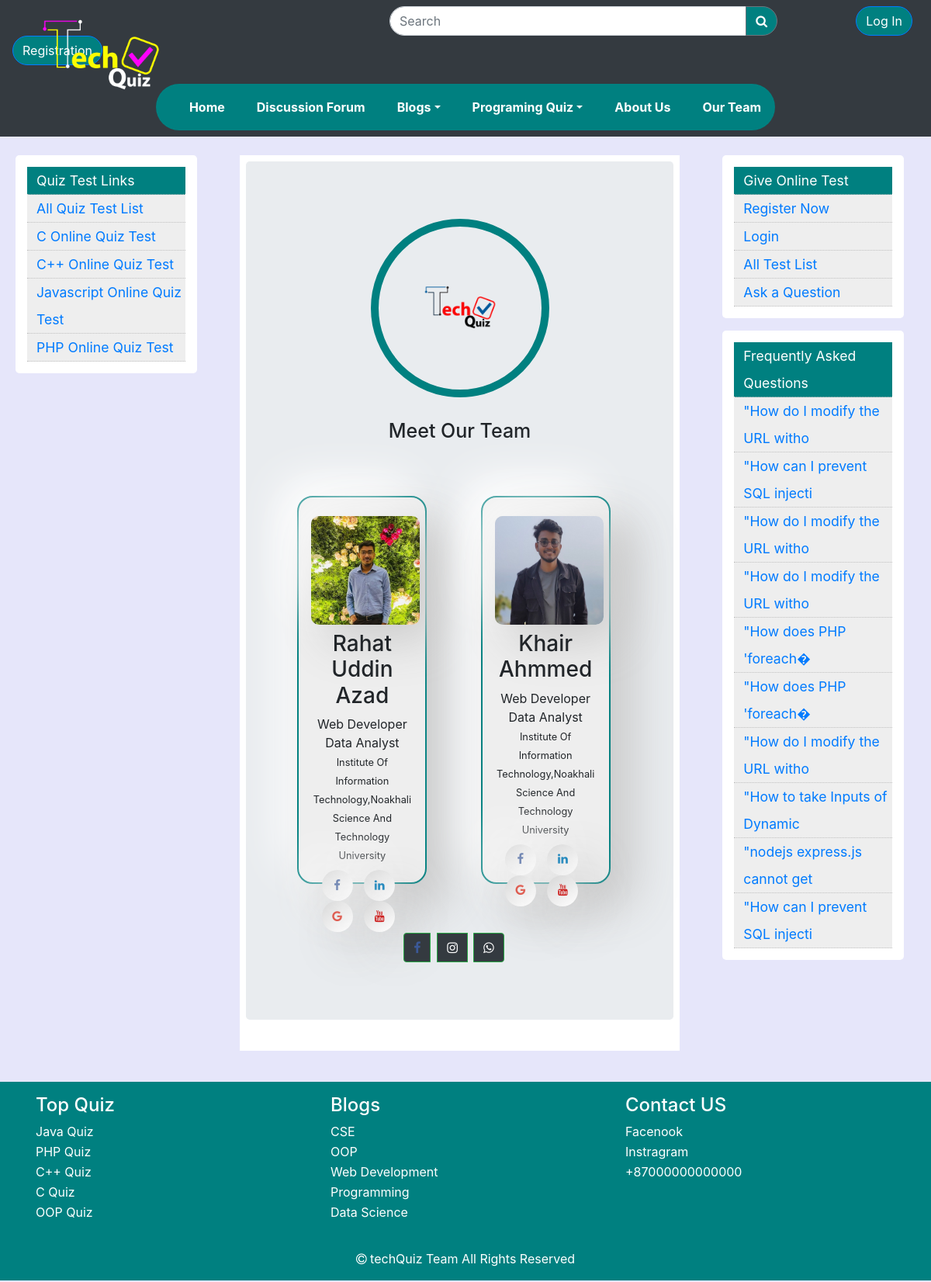
/our-team.php, run on the app's committed database.
### tables this page shows
CREATE TABLE `discussion_questions` (
  `id` int(11) NOT NULL,
  `cat_id` int(11) NOT NULL,
  `title` varchar(500) NOT NULL,
  `description` varchar(1000) NOT NULL,
  `code_snippet` varchar(2000) NOT NULL,
  `posted_by` int(11) NOT NULL,
  `date` timestamp NULL DEFAULT current_timestamp()
);

### php-layout-files/right-side-bar.php (the view, shortened to what this page needs)
<div class="col-lg-3 col-md-12 col-12 right-col">
    <div class="right-div">
        <div class="right-col-ul">
            <li class="left_col_main_topic">Give Online Test</li>
            <?php if (!isset($_SESSION['login'])) {       ?>
                <li><a href="/Online%20Quiz%20System/signup.php">Register Now</a></li>
                <li><a href="/Online%20Quiz%20System/login.php">Login</a></li>
            <?php } ?>
            <li><a href="/Online%20Quiz%20System/all_test.php">All Test List</a></li>
            <li><a href="/Online%20Quiz%20System/ask-question.php">Ask a Question</a></li>
        </div>
    </div>
    <?php
    $sql = "SELECT * FROM discussion_questions ORDER by rand() LIMIT 10";
    $result = $con->query($sql);
    ?>
    <div class="right-div  sticky-top my-3">
        <div class="right-col-ul">
            <li class="left_col_main_topic">Frequently Asked Questions</li>
            <?php
            foreach ($result as $key => $value) {
            ?>
                <li><a  href="single-question.php?question_id=<?php echo $value['id'] ?>"><?php
                echo  substr($value['title'], 0, 30);
                ?></a></li>
            <?php }
            ?>
        </div>
    </div>
</div>

### our-team.php (shortened to what this page needs)
<!doctype html>
<html lang="en">
<head>
    <?php include_once('php-layout-files/css-links.php'); ?>
</head>
<body>
    <?php include_once('scripts/mql_connection.php'); ?>
    <?php include_once('php-layout-files/header.php'); ?>
    <section>
        <div class="row mt-4">
            <?php include('php-layout-files/left-side-bar.php')  ?>
            <div class="col-lg-6 col-md-12 center-col col-12">
                <div class="center-div p-2">
                    <div class="jumbotron">
                        <div class="front-logo">
                            <img src="images/logo-01.png" alt="" srcset="">
                        </div>
                        <div class="details">
                            <p class="heading text-center ">Meet Our Team</p>
                            <div class="d-flex justify-content-center">
                                <div class="row">
                                    <div class="col-md-5 mx-auto">
                                        <div class="card p-3 py-4 mt-5 mb-5">
                                            <div class="text-center"> <img src="images/rahat.jpg" width="100" class="rounded-circle">
                                                <h3 class="mt-2">Rahat Uddin Azad</h3> <span class="mt-1 clearfix">Web Developer</span> <span class="mt-1 clearfix">Data Analyst</span> <small class="mt-2">Institute Of Information Technology,Noakhali Science And Technology University</small>
                                                <div class="social-buttons mt-2"> <button class="neo-button"><i class="fa fa-facebook fa-1x"></i> </button> <button class="neo-button"><i class="fa fa-linkedin fa-1x"></i></button> <button class="neo-button"><i class="fa fa-google fa-1x"></i> </button> <button class="neo-button"><i class="fa fa-youtube fa-1x"></i> </button> </div>
                                            </div>
                                        </div>
                                    </div>
                                    <div class="col-md-5 mx-auto">
                                        <div class="card p-3 py-4 mt-5">
                                        <div class="text-center"> <img src="images/Khair.jpg" >
                                                <h3 class="mt-2">Khair Ahmmed</h3> <span class="mt-1 clearfix">Web Developer</span> <span class="mt-1 clearfix">Data Analyst</span> <small class="mt-2">Institute Of Information Technology,Noakhali Science And Technology University</small>
                                                <div class="social-buttons mt-2"> <button class="neo-button"><i class="fa fa-facebook fa-1x"></i> </button> <button class="neo-button"><i class="fa fa-linkedin fa-1x"></i></button> <button class="neo-button"><i class="fa fa-google fa-1x"></i> </button> <button class="neo-button"><i class="fa fa-youtube fa-1x"></i> </button> </div>
                                            </div>
                                        </div>
                                    </div>
                                </div>
                            </div>
                        </div>
                        <div class="row">
                            <div class="btn-group mx-auto" role="group" aria-label="">
                                <a href="https://www.w3schools.com/cpp/" class="btn btn-success bg-dark text-white"><i class="fa fa-facebook" aria-hidden="true"></i></a>
                                <a href="https://www.java.com/en/" class="btn btn-success bg-dark mx-2"><i class="fa fa-instagram" aria-hidden="true"></i></a>
                                <a href="https://www.python.org/" class="btn btn-success bg-dark"><i class="fa fa-whatsapp" aria-hidden="true"></i></a>
                            </div>
                        </div>
                    </div>
                </div>
            </div>
            <?php
            include('php-layout-files/right-side-bar.php')
            ?>
        </div>
    </section>
    <?php
    include('php-layout-files/footer.php')
    ?>
</body>
</html>

### php-layout-files/css-links.php (shortened to what this page needs)
<link rel="stylesheet" href="css/style.css">
<link rel="stylesheet" href="https://use.fontawesome.com/releases/v5.1.1/css/all.css">
<link rel="stylesheet" href="https://stackpath.bootstrapcdn.com/bootstrap/4.3.1/css/bootstrap.min.css">
<link rel="stylesheet" href="https://maxcdn.bootstrapcdn.com/font-awesome/4.7.0/css/font-awesome.min.css">

### php-layout-files/header.php (shortened to what this page needs)
<div class="logo">
<form action="search-results.php" method="post">
<nav class="navbar navbar-dark bg-dark upper-navbar">
    <div class="input-group">
        <input type="text"required class="form-control" name="search_text" placeholder="Search ">
        <div class="input-group-append">
            <button class="btn search-icon btn-secondary" name="submit" type="submit">
                <i class="fa fa-search"></i>
            </button>
        </div>
    </div>
    </form>
    <?php if (isset($_SESSION['user_id'])) {
    ?>
        <div class="nav-item dropdown mr-5">
            <a class="nav-link dropdown-toggle profile-icon text-white" href="#" id="dropdownId" data-toggle="dropdown" aria-haspopup="true" aria-expanded="false">
                <img src="
           <?php if ($_SESSION['gender'] == 1 || $_SESSION['gender'] == 3) {
                echo 'images/male-profile-pic.jpg';
            } else {
                echo 'images/female-profile-icon.png';
            }
            ?>" alt="" srcset=""><?php echo $_SESSION['name'] ?>
            </a>
            <div class="dropdown-menu" aria-labelledby="dropdownId">
                <a class="dropdown-item" href="profile_page.php?profile_id=<?php echo $_SESSION['user_id'] ?>">Profile</a>
                <div class="dropdown-divider"></div>
                <a class="dropdown-item" href="/Online%20Quiz%20System/view_result_history.php">Previous Quiz Result</a>
                <div class="dropdown-divider"></div>
                <a class="dropdown-item" href="#">Feedback</a>
                <div class="dropdown-divider"></div>
                <a class="dropdown-item" href="/Online%20Quiz%20System/scripts/logout.php">Log out</a>
            </div>
        </div>
    <?php
    } else { ?>
        <a name="" id="" class="btn btn-primary log-in-btn mr-2 curve-btn" href="login.php" role="button">Log In</a>
        <a name="" id="" class="btn btn-primary reg-btn curve-btn" href="signup.php" role="button">Registration</a>
    <?php
    } ?>
<div class="navigation">
    <nav class="navbar navbar-expand-lg navbar-dark bg-dark">
        <div class="collapse navbar-collapse" id="collapsibleNavId">
            <ul class="navbar-nav mr-auto mt-2 mx-auto">
                <li class="nav-item active">
                    <a class="nav-link" href="index.php">Home </a>
                </li>
                <li class="nav-item ">
                    <a class="nav-link" href="questions-list.php?cat_id=0">Discussion Forum</a>
                </li>
                <li class="nav-item dropdown">
                    <a class="nav-link dropdown-toggle" href="#" id="dropdownId" data-toggle="dropdown" aria-haspopup="true" aria-expanded="false">Blogs</a>
                </li>
                <li class="nav-item dropdown">
                    <a class="nav-link dropdown-toggle" href="#" id="dropdownId" data-toggle="dropdown" aria-haspopup="true" aria-expanded="false">Programing Quiz</a>
                </li>
                <li class="nav-item ">
                    <a class="nav-link" href="about-us.php">About Us</a>
                </li> <li class="nav-item ">
                    <a class="nav-link" href="our-team.php">Our Team</a>
                </li>
            </ul>
        </div>
    </nav>
</div>
<a href="index.php"><div class="content">
<img src="images/logo-02.png"/>
</div></a>
</div>

### php-layout-files/left-side-bar.php
<div class="col-lg-3 col-md-12 col-12 left-col " >
    <div class="left-div sticky-top">
        <div class="left-col-ul mx-auto">
            <li class="left_col_title">Quiz Test Links</li>
            <li><a href="/Online%20Quiz%20System/all_test.php">All Quiz Test List</a></li>
            <li><a href="/Online%20Quiz%20System/indi_quiz_test.php?cat_id=4">C Online Quiz Test</a></li>
            <li><a href="/Online%20Quiz%20System/indi_quiz_test.php?cat_id=4">C++ Online Quiz Test</a></li>
            <li><a href="/Online%20Quiz%20System/indi_quiz_test.php?cat_id=3">Javascript Online Quiz Test</a></li>
            <li><a href="/Online%20Quiz%20System/indi_quiz_test.php?cat_id=2">PHP Online Quiz Test</a></li>
        </div>
    </div>
</div>

### php-layout-files/footer.php
<div class="footer">
        <div class="container">
            <div class="row">
                <div class="col-md-4 p-3 mx-auto">
                    <h4>Top Quiz</h4>
                    <p>Java Quiz</p>
                    <p>PHP Quiz</p>
                    <p>C++ Quiz</p>
                    <p>C Quiz</p>
                    <p>OOP Quiz</p>
                </div>
                <div class="col-md-4 p-3 mx-auto">
                    <h4>Blogs</h4>
                    <p>CSE</p>
                    <p>OOP</p>
                    <p>Web Development</p>
                    <p>Programming</p>
                    <p>Data Science</p>
                </div>
                <div class="col-md-4 p-3 mx-auto">
                    <h4>Contact US</h4>
                    <p>Facenook</p>
                    <p>Instragram</p>
                    <p>+87000000000000</p>
                </div>
            </div>
            <p class="text-center py-3"><i class="fa fa-copyright" aria-hidden="true"></i> techQuiz Team All Rights
                Reserved</p>
        </div>
    </div>

### css/style.css (style rules this page uses)
.upper-navbar .input-group { width: 500px !important; margin-right: auto; margin-left: 486px; }
.upper-navbar .form-control { border-radius: 50px 0 0 50px !important; }
.search-icon { border-radius: 0 50px 50px 0 !important; background-color: #008080!important; }
.curve-btn { border-radius: 50px 50px 50px 50px !important; }
.log-in-btn { background-color: #008080!important; }
.reg-btn { background-color: #008080!important; }
.logo { position: relative; }
.logo .content img { position: absolute; top: -20px; left: 40px; width: 180px; z-index: 1000; }
body { margin: 0; padding: 0; background: rgb(230,230,250)!important; position: relative; }
.navigation { width: 100%; }
.navigation .nav-item { margin-left: 25px; }
.navigation .navbar-nav { background-color: #008080; padding:10px!important; border-radius: 50px 50px 50px 50px !important; }
.navigation .nav-item .nav-link { color: white!important; font-weight: bold!important; }
section { min-height: 100vh; }
section .row { margin-right: 0; }
section .left-col .left-div { margin:0 20px; background-color: white; padding: 15px; border-radius: 5px; }
section .left-col li { background-color: #eee; padding-left: 12px; list-style-type: none; line-height: 35px; border-bottom: 1px dotted silver; font-size: 110%; }
section .right-col .right-div { background-color: white; margin:0 20px; background-color: white; padding: 15px; border-radius: 5px; }
section .right-col li { background-color: #eee; padding-left: 12px; list-style-type: none; line-height: 35px; border-bottom: 1px dotted silver; font-size: 110%; }
section .center-col .center-div { background-color: white; margin: 0 5px; }
section .center-col .center-div .details { margin: 15px; }
section .center-col .center-div .btn-group { margin-bottom: 10px; }
.left_col_title,.left_col_main_topic { background-color:#008080!important; color: white; }
.footer { background-color: #008080!important; color: white; margin-top: 40px; }
.footer p { margin: 2px 0px; }

### our-team.php (style rules this page uses)
.center-div .front-logo { padding: 10px; }
.center-div .front-logo img { width: 230px; margin-left: auto; margin-right: auto; display: block; border-radius: 50%; border: 10px solid #008080; }
.center-div .details .heading { font-size: 25px; font-weight: 500; }
.card { border-radius: 20px; height: 500px; background: #eeeeee; box-shadow: 30px 30px 60px #cacaca, -20px -20px 60px #ffffff; border: 2px solid #008080; }
.card img { border-radius: 10px!important; width: 140px!important; height: 140px!important; background: linear-gradient(145deg, #d6d6d6, #ffffff); box-shadow: 20px 20px 60px #cacaca, -20px -20px 60px #ffffff }
.neo-button { width: 40px; height: 40px; outline: 0 !important; cursor: pointer; color: #fff; font-size: 15px; border: none; margin-right: 10px; border-radius: 50%; background: linear-gradient(145deg, #d6d6d6, #ffffff); box-shadow: 20px 20px 60px #cacaca, -20px -20px 60px #ffffff }
.fa-facebook { color: #3b5998 }
.fa-linkedin { color: #0077b5 }
.fa-google { color: #dc4e41 }
.fa-youtube { color: #cd201f }

### data on the page
discussion_questions: title "\"How do I modify the URL witho"
discussion_questions: title "\"How can I prevent SQL injecti"
discussion_questions: title "\"How do I modify the URL witho"
discussion_questions: title "\"How do I modify the URL witho"
discussion_questions: title "\"How does PHP 'foreach�"
discussion_questions: title "\"How does PHP 'foreach�"
discussion_questions: title "\"How do I modify the URL witho"
discussion_questions: title "\"How to take Inputs of Dynamic"
discussion_questions: title "\"nodejs express.js cannot get"
discussion_questions: title "\"How can I prevent SQL injecti"
